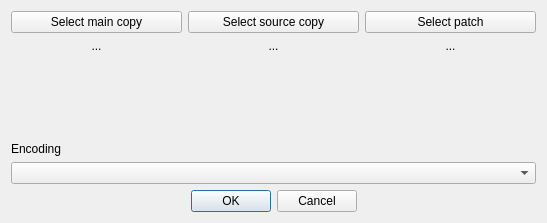
<?xml version="1.0" encoding="UTF-8"?>
<ui version="4.0">
 <class>DirectoryDialog</class>
 <widget class="QDialog" name="DirectoryDialog">
  <property name="geometry">
   <rect>
    <x>0</x>
    <y>0</y>
    <width>547</width>
    <height>223</height>
   </rect>
  </property>
  <property name="sizePolicy">
   <sizepolicy hsizetype="Fixed" vsizetype="Fixed">
    <horstretch>0</horstretch>
    <verstretch>0</verstretch>
   </sizepolicy>
  </property>
  <property name="windowTitle">
   <string>Eidolist</string>
  </property>
  <layout class="QVBoxLayout" name="verticalLayout_3">
   <item>
    <layout class="QHBoxLayout" name="horizontalLayout">
     <item>
      <layout class="QVBoxLayout" name="verticalLayout_4">
       <item>
        <widget class="QPushButton" name="mainPushButton">
         <property name="text">
          <string>Select main copy</string>
         </property>
        </widget>
       </item>
       <item>
        <widget class="QLabel" name="mainLabel">
         <property name="sizePolicy">
          <sizepolicy hsizetype="Preferred" vsizetype="Preferred">
           <horstretch>0</horstretch>
           <verstretch>0</verstretch>
          </sizepolicy>
         </property>
         <property name="maximumSize">
          <size>
           <width>185</width>
           <height>16777215</height>
          </size>
         </property>
         <property name="text">
          <string>...</string>
         </property>
         <property name="textFormat">
          <enum>Qt::TextFormat::PlainText</enum>
         </property>
         <property name="alignment">
          <set>Qt::AlignmentFlag::AlignCenter</set>
         </property>
         <property name="wordWrap">
          <bool>true</bool>
         </property>
        </widget>
       </item>
       <item>
        <spacer name="verticalSpacer_3">
         <property name="orientation">
          <enum>Qt::Orientation::Vertical</enum>
         </property>
         <property name="sizeHint" stdset="0">
          <size>
           <width>20</width>
           <height>40</height>
          </size>
         </property>
        </spacer>
       </item>
      </layout>
     </item>
     <item>
      <layout class="QVBoxLayout" name="verticalLayout">
       <item>
        <widget class="QPushButton" name="sourcePushButton">
         <property name="text">
          <string>Select source copy</string>
         </property>
        </widget>
       </item>
       <item>
        <widget class="QLabel" name="sourceLabel">
         <property name="maximumSize">
          <size>
           <width>185</width>
           <height>16777215</height>
          </size>
         </property>
         <property name="text">
          <string>...</string>
         </property>
         <property name="textFormat">
          <enum>Qt::TextFormat::PlainText</enum>
         </property>
         <property name="alignment">
          <set>Qt::AlignmentFlag::AlignCenter</set>
         </property>
         <property name="wordWrap">
          <bool>true</bool>
         </property>
        </widget>
       </item>
       <item>
        <spacer name="verticalSpacer">
         <property name="orientation">
          <enum>Qt::Orientation::Vertical</enum>
         </property>
         <property name="sizeHint" stdset="0">
          <size>
           <width>20</width>
           <height>40</height>
          </size>
         </property>
        </spacer>
       </item>
      </layout>
     </item>
     <item>
      <layout class="QVBoxLayout" name="verticalLayout_5">
       <item>
        <widget class="QPushButton" name="patchPushButton">
         <property name="text">
          <string>Select patch</string>
         </property>
        </widget>
       </item>
       <item>
        <widget class="QLabel" name="patchLabel">
         <property name="maximumSize">
          <size>
           <width>185</width>
           <height>16777215</height>
          </size>
         </property>
         <property name="text">
          <string>...</string>
         </property>
         <property name="textFormat">
          <enum>Qt::TextFormat::PlainText</enum>
         </property>
         <property name="alignment">
          <set>Qt::AlignmentFlag::AlignCenter</set>
         </property>
         <property name="wordWrap">
          <bool>true</bool>
         </property>
        </widget>
       </item>
       <item>
        <spacer name="verticalSpacer_4">
         <property name="orientation">
          <enum>Qt::Orientation::Vertical</enum>
         </property>
         <property name="sizeHint" stdset="0">
          <size>
           <width>20</width>
           <height>40</height>
          </size>
         </property>
        </spacer>
       </item>
      </layout>
     </item>
    </layout>
   </item>
   <item>
    <layout class="QVBoxLayout" name="verticalLayout_6">
     <item>
      <widget class="QLabel" name="encodingLabel">
       <property name="text">
        <string>Encoding</string>
       </property>
      </widget>
     </item>
     <item>
      <widget class="QComboBox" name="encodingComboBox"/>
     </item>
    </layout>
   </item>
   <item>
    <widget class="QDialogButtonBox" name="buttonBox">
     <property name="orientation">
      <enum>Qt::Orientation::Horizontal</enum>
     </property>
     <property name="standardButtons">
      <set>QDialogButtonBox::StandardButton::Cancel|QDialogButtonBox::StandardButton::Ok</set>
     </property>
     <property name="centerButtons">
      <bool>true</bool>
     </property>
    </widget>
   </item>
  </layout>
 </widget>
 <resources/>
 <connections>
  <connection>
   <sender>buttonBox</sender>
   <signal>accepted()</signal>
   <receiver>DirectoryDialog</receiver>
   <slot>accept()</slot>
   <hints>
    <hint type="sourcelabel">
     <x>248</x>
     <y>254</y>
    </hint>
    <hint type="destinationlabel">
     <x>157</x>
     <y>274</y>
    </hint>
   </hints>
  </connection>
  <connection>
   <sender>buttonBox</sender>
   <signal>rejected()</signal>
   <receiver>DirectoryDialog</receiver>
   <slot>reject()</slot>
   <hints>
    <hint type="sourcelabel">
     <x>316</x>
     <y>260</y>
    </hint>
    <hint type="destinationlabel">
     <x>286</x>
     <y>274</y>
    </hint>
   </hints>
  </connection>
 </connections>
</ui>
